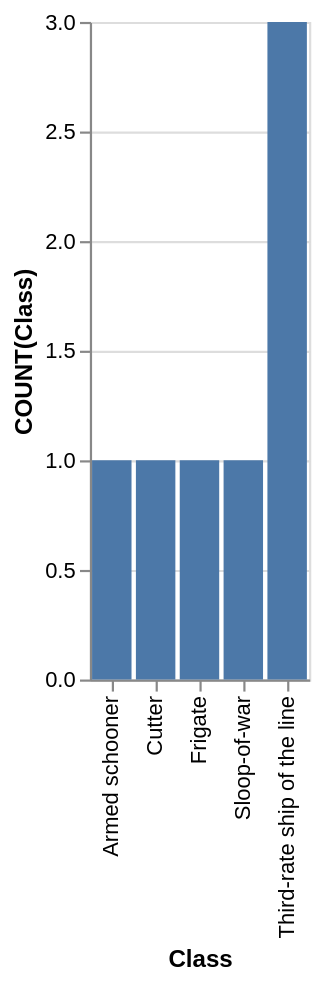

Write the Vega-Lite specification saved for this chart.
### Vega-Lite specification from a JSON file in a GitHub repository (floating-point values rounded to 4 significant figures)
{"data": {"values": [{"x_data": "Armed schooner", "y_data": 1}, {"x_data": "Cutter", "y_data": 1}, {"x_data": "Frigate", "y_data": 1}, {"x_data": "Sloop-of-war", "y_data": 1}, {"x_data": "Third-rate ship of the line", "y_data": 3}]}, "mark": "bar", "encoding": {"x": {"field": "x_data", "type": "nominal", "title": "Class", "sort": {"op": "sum", "field": "y_data", "order": "ascending"}}, "y": {"field": "y_data", "type": "quantitative", "title": "COUNT(Class)"}}}
